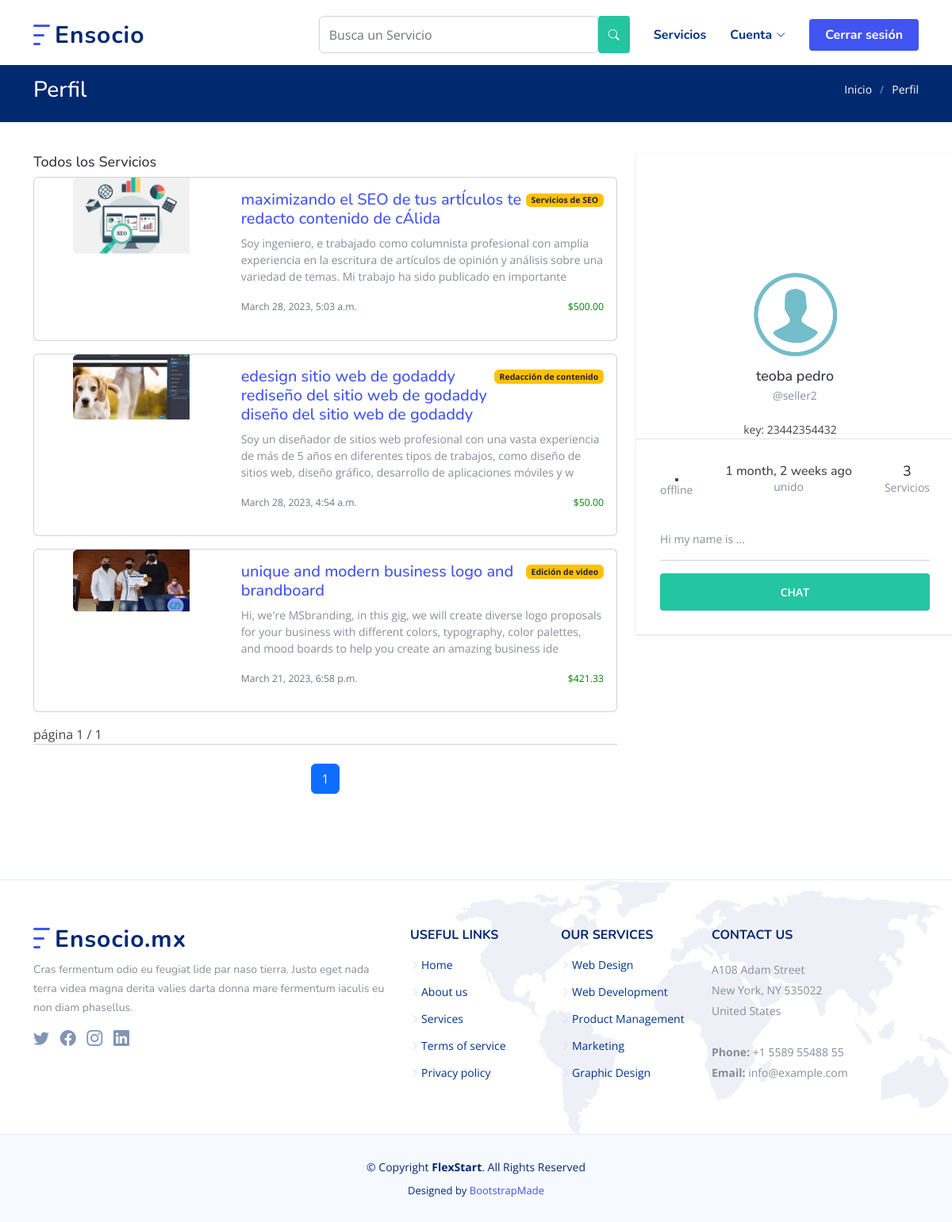
The page /visible_profile/seller2/ on the database its author committed.
### store/models.py (models this page shows, shortened)
class Post(models.Model):
    category = models.ForeignKey(Category, related_name='product', on_delete=models.CASCADE, null=True)
    title = models.CharField(max_length=255)
    content = models.TextField(max_length=1599)
    detailed_description = RichTextField(null=True)
    STATUS_CHOICES = (
        ('1 día', '1 día'),
        ('2 días', '2 días'),
        ('3 días', '3 días'),
        ('4 días', '4 días'),
        ('5 días', '5 días'),
        ('6 días', '6 días'),
        ('1 semana', '1 semana'),
        ('2 semanas', '2 semanas'),
        ('3 semanas', '3 semanas'),
        ('1 mes', '1 mes'),
        ('2 meses', '2 meses'),
    )
    delivery_time = models.CharField(max_length=20, choices=STATUS_CHOICES, default='1 día')
    author = models.ForeignKey(User, on_delete=models.CASCADE)
    image = models.ImageField(upload_to='images/', default='images/default_p_img.jpg', null=True)
    image2 = models.ImageField(upload_to='images/', default='images/default_p_img.jpg', null=True)
    image3 = models.ImageField(upload_to='images/', default='images/default_p_img.jpg', null=True)
    price = models.IntegerField(default=0, null=True)
    is_active = models.BooleanField(default=True, null=True)
    created_at = models.DateTimeField(auto_now_add=True)
    updated = models.DateTimeField(auto_now=True, null=True)
    favorite = models.ManyToManyField(User, related_name='favorites', blank=True)
    likes = models.ManyToManyField(User, related_name='likes')
    dislikes = models.ManyToManyField(User, related_name='dislikes')
    class Meta:
        verbose_name_plural = 'Posts'
        ordering = ('-created_at',)
    def get_display_price(self):
        return "{0:.2f}".format(self.price / 100)

class Category(models.Model):
    name = models.CharField(max_length=200, db_index=True)
    category_image = models.ImageField(upload_to='cIcons/', null=True)
    updated = models.DateTimeField(auto_now=True)
    created = models.DateTimeField(auto_now_add=True)
    class Meta:
        verbose_name_plural = 'categories'
    def __str__(self):
        return self.name

class Account(models.Model):
    user = models.OneToOneField(User, on_delete=models.CASCADE)
    freelancer_key = models.CharField(max_length=20)
    class Meta:
        verbose_name_plural = 'accounts'

class Profile(models.Model):
    user = models.OneToOneField(User, on_delete=models.CASCADE)
    bio = models.CharField(default='Hi my name is ... ', max_length=355)
    user_image = models.ImageField(upload_to='media', validators=[FileExtensionValidator(['png', 'jpg'])], default='default.png')
    is_active = models.BooleanField(default=True)

### store/views.py (the view)
# urls.py: path('visible_profile/<str:username>/', views.visible_profile, name='visible_profile'),
def visible_profile(request, username):
    user = get_object_or_404(User, username=username)
    favorite_posts = CartItem.objects.filter(user=user).values_list('post', flat=True)
    cart_items_list = Post.objects.filter(id__in=favorite_posts)
    paginator = Paginator(cart_items_list, 10)
    page_number_of_cart_items = request.GET.get("page")
    cart_items = paginator.get_page(page_number_of_cart_items)
    posts_list = Post.objects.filter(author=user)
    paginator_posts = Paginator(posts_list, 10)
    page_number_of_posts = request.GET.get("page")
    posts = paginator_posts.get_page(page_number_of_posts)
    post_count = Post.objects.filter(author=user).count()
    last_login = user.last_login
    current_time = timezone.now()
    if request.user == user:
        show_chat_button = False
    else:
        show_chat_button = True
    if current_time - last_login < timezone.timedelta(minutes=5):
        is_active = True
    else:
        is_active = False
    context = {
        'user': user,
        'posts': posts,
        'post_count': post_count,
        'is_active': is_active,
        'show_chat_button': show_chat_button,
        'favorite_posts': favorite_posts,
        'cart_items': cart_items,
    }
    return render(request, 'autho/visible_profile.html', context)

### templates/autho/visible_profile.html (shortened to what this page needs)
{% extends '../base.html' %}
{% load static %}
{% load humanize %}
{% block content %}
<main id="main">
    <div class="breadcrumbs">
        <div class="container">
            <div class="d-flex justify-content-between align-items-center">
                <h2>Perfil</h2>
                <ol>
                    <li><a href="/">Inicio</a></li>
                    <li>Perfil</li>
                </ol>
            </div>
        </div>
    </div>
    <section id="portfolio-details" class="portfolio-details">
        <div class="container" data-aos="fade-up">
            <div class="row gy-4">
                <div class="col-lg-8">
                    <div class="portfolio-details-slider swiper">
                        {% if user.account.freelancer_key %}
                            <h3>Todos los Servicios</h3>
                            {% for post in posts %}
                                <div class="card mb-3">
                                    <div class="row g-0">
                                        <div class="col-md-4">
                                            <center>
                                                <img style="width: 60%; height: auto;" src="{{ post.image.url }}"
                                                    class="img-fluid rounded-start" alt="servicio">
                                            </center>
                                        </div>
                                        <div class="col-md-8">
                                            <div class="card-body">
                                                <a href="{% url 'post_detail' post.pk %}">
                                                    <div class="d-flex" style="justify-content: space-between">
                                                        <h5 class="card-title">{{ post.title }}</h5>
                                                        <a href="{% url 'category_list' post.category.pk %}">
                                                            <p><span class="badge bg-warning text-dark">{{ post.category }}</span></p>
                                                        </a>
                                                    </div>
                                                    <p class="card-text">{{ post.content|slice:'200' }}</p>
                                                    <div class="d-flex" style="justify-content: space-between">
                                                        <p class="card-text"><small class="text-muted">{{ post.created_at }}</small></p>
                                                        <p class="card-text" style="color: green;"><small>${{ post.get_display_price }}</small></p>
                                                    </div>
                                                </a>
                                            </div>
                                        </div>
                                    </div>
                                </div>
                            {% endfor %}
                            página {{ posts.number }} / {{ posts.paginator.num_pages }}
                            <nav aria-label="Pagination">
                                <hr class="my-0" />
                                <ul class="pagination justify-content-center my-4">
                                    {% for num_page in posts.paginator.page_range %}
                                        {% if posts.number == num_page %}
                                            <li class="page-item active"><a class="page-link" href="?page={{ num_page }}">{{ num_page }}</a></li>
                                        {% else %}
                                            <li class="page-item"><a class="page-link" href="?page={{ num_page }}">{{ num_page }}</a></li>
                                        {% endif %}
                                    {% endfor %}
                                </ul>
                                <br>
                            </nav>
                        {% endif %}
                    </div>
                </div>
                <div class="col-lg-4">
                    <div class="cardz">
                        <div class="card_background_img"></div>
                        <div class="card_profile_img"></div>
                        <div class="user_details">
                            <center>
                                <a href="{% url 'profile' %}">
                                    <h3>{{ user.first_name }} {{ user.last_name }}</h3>
                                    <p>@{{ user.username }}</p>
                                </a>
                                {% if user.account.freelancer_key %}
                                    <small style="padding-right: 12px;">key: {{ user.account.freelancer_key }}</small>
                                {% endif %}
                            </center>
                        </div>
                        <div class="card_count">
                            {% if user.account.freelancer_key %}
                            <div class="count">
                                <div class="fans">
                                    <center>
                                        {% if is_active %}
                                            <svg style="color: green;"" xmlns="http://www.w3.org/2000/svg" width="24" height="24" fill="currentColor" class="bi bi-dot" viewBox="0 0 16 16">
                                                <path d="M8 9.5a1.5 1.5 0 1 0 0-3 1.5 1.5 0 0 0 0 3z"/>
                                            </svg>
                                            <p>online</p>
                                        {% else %}
                                            <svg xmlns="http://www.w3.org/2000/svg" width="24" height="24" fill="currentColor" class="bi bi-dot" viewBox="0 0 16 16">
                                                <path d="M8 9.5a1.5 1.5 0 1 0 0-3 1.5 1.5 0 0 0 0 3z"/>
                                            </svg>
                                            <p style="margin-bottom: 5px;">offline</p>
                                        {% endif %}
                                    </center>
                                </div>
                                <div class="following">
                                    <center>
                                        <h6>{{ user.date_joined|naturaltime }}</h6>
                                        <p>unido</p>
                                    </center>
                                </div>
                                <div class="post">
                                    <center>
                                        <h3>{{ post_count }}</h3>
                                        <p>Servicios</p>
                                    </center>
                                </div>
                            </div>
                            {% endif %}
                            <p>{{ user.profile.bio }}</p>
                            <hr>
                            {% if show_chat_button %}
                                <a class="btn btn-danger" href="{% url 'directs' user.username %}">chat</a>
                            {% endif %}
                        </div>
                    </div>
                </div>
            </div>
        </div>
    </section>
</main>
{% endblock %}

### static/assets/css/style.css (style rules this page uses)
:root { scroll-behavior: smooth; }
body { font-family: "Open Sans", sans-serif; color: #444444; }
a { color: #4154f1; text-decoration: none; }
h1, h2, h3, h4, h5, h6 { font-family: "Nunito", sans-serif; }
section { padding: 60px 0; overflow: hidden; }
.breadcrumbs { padding: 15px 0; background: #012970; min-height: 40px; margin-top: 82px; color: #fff; }
.breadcrumbs h2 { font-size: 28px; font-weight: 500; }
.breadcrumbs ol { display: flex; flex-wrap: wrap; list-style: none; padding: 0 0 10px 0; margin: 0; font-size: 14px; }
.breadcrumbs ol a { color: #fff; transition: 0.3s; }
.breadcrumbs ol li+li { padding-left: 10px; }
.breadcrumbs ol li+li::before { display: inline-block; padding-right: 10px; color: #8894f6; content: "/"; }
.portfolio-details { padding-top: 40px; }
.portfolio-details .portfolio-details-slider img { width: 100%; }

### rows shown on the page
Post: image (picture), title "maximizando el SEO de tus artÍculos te redacto contenido de cÁlida", category "Servicios de SEO", content "Soy ingeniero, e trabajado como columnista profesional con amplia experiencia en la escritura de artículos de opinión y análisis sobre una variedad de temas. Mi trabajo ha sido publicado en importante", created_at "March 28, 2023, 5:03 a.m.", get_display_price "500.00"
Post: image (picture), title "edesign sitio web de godaddy rediseño del sitio web de godaddy diseño del sitio web de godaddy", category "Redacción de contenido", content "Soy un diseñador de sitios web profesional con una vasta experiencia de más de 5 años en diferentes tipos de trabajos, como diseño de sitios web, diseño gráfico, desarrollo de aplicaciones móviles y w", created_at "March 28, 2023, 4:54 a.m.", get_display_price "50.00"
Post: image (picture), title "unique and modern business logo and brandboard", category "Edición de video", content "Hi, we're MSbranding, in this gig, we will create diverse logo proposals for your business with different colors, typography, color palettes, and mood boards to help you create an amazing business ide", created_at "March 21, 2023, 6:58 p.m.", get_display_price "421.33"

### other values the page prints
{{ posts.number }} "1"
{{ posts.paginator.num_pages }} "1"
{{ num_page }} "1"
{{ user.first_name }} "teoba"
{{ user.last_name }} "pedro"
{{ user.username }} "seller2"
{{ user.account.freelancer_key }} "23442354432"
{{ user.date_joined|naturaltime }} "1 month, 2 weeks ago"
{{ post_count }} "3"
{{ user.profile.bio }} "Hi my name is ..."
